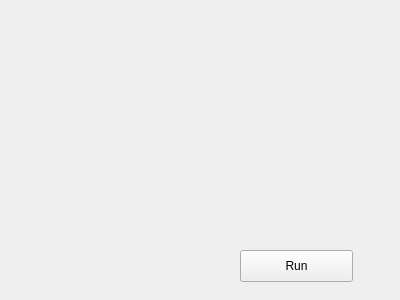
<?xml version="1.0" encoding="UTF-8"?>
<ui version="4.0">
 <class>OptimisationWizardPage</class>
 <widget class="QWizardPage" name="OptimisationWizardPage">
  <property name="geometry">
   <rect>
    <x>0</x>
    <y>0</y>
    <width>400</width>
    <height>300</height>
   </rect>
  </property>
  <property name="windowTitle">
   <string>WizardPage</string>
  </property>
  <widget class="QPushButton" name="pushButton">
   <property name="geometry">
    <rect>
     <x>240</x>
     <y>250</y>
     <width>113</width>
     <height>32</height>
    </rect>
   </property>
   <property name="text">
    <string>Run</string>
   </property>
  </widget>
 </widget>
 <resources/>
 <connections/>
</ui>
